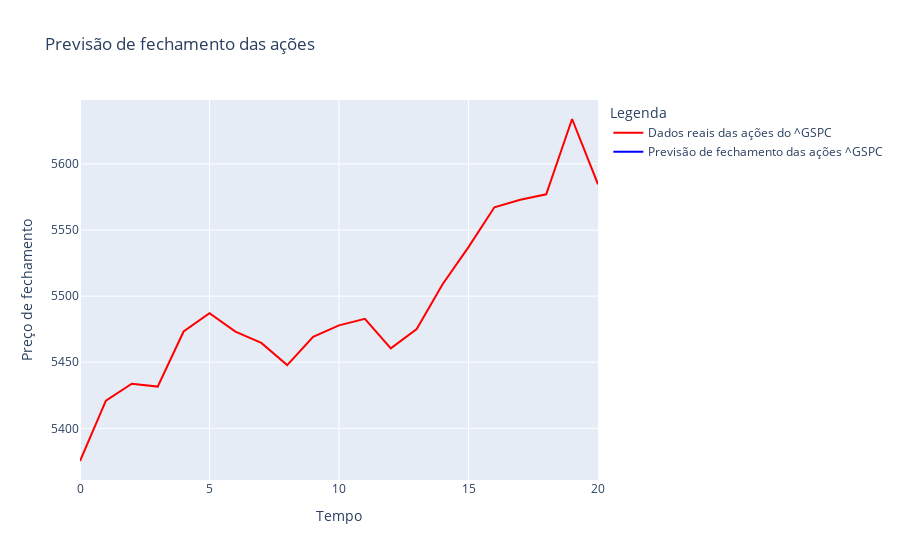

Notebook code for this chart:
### Code cell
fig = go.Figure()

fig.add_trace(go.Scatter(x=list(range(len(closure_real))), y=closure_real, mode='lines', 
                         name=f'Dados reais das ações do {name}',
              line=dict(color='red')))

fig.add_trace(go.Scatter(x=list(range(len(final_variation))), y=final_variation, mode='lines',
                         name=f'Previsão de fechamento das ações {name}',
                         line=dict(color='blue')))

fig.update_layout(title='Previsão de fechamento das ações', xaxis_title='Tempo', yaxis_title='Preço de fechamento', legend_title='Legenda')

fig.show()

### Figure 1 — Plotly figure (JSON) as saved in the notebook; plotly's stock layout.template omitted (floating-point values rounded to 4 significant figures)
{"data": [{"line": {"color": "red"}, "mode": "lines", "name": "Dados reais das ações do ^GSPC", "type": "scatter", "x": [0, 1, 2, 3, 4, 5, 6, 7, 8, 9, 10, 11, 12, 13, 14, 15, 16, 17, 18, 19, 20], "y": [5375.0, 5421.0, 5434.0, 5432.0, 5473.0, 5487.0, 5473.0, 5465.0, 5448.0, 5469.0, 5478.0, 5483.0, 5460.0, 5475.0, 5509.0, 5537.0, 5567.0, 5573.0, 5577.0, 5634.0, 5585.0]}, {"line": {"color": "blue"}, "mode": "lines", "name": "Previsão de fechamento das ações ^GSPC", "type": "scatter", "x": [0, 1, 2, 3, 4, 5, 6, 7, 8, 9, 10, 11, 12, 13, 14, 15, 16, 17, 18, 19, 20], "y": [[226.4], [226.4], [226.4], [226.4], [226.4], [226.4], [226.4], [226.4], [226.4], [226.4], [226.4], [226.4], [226.4], [226.4], [226.4], [226.4], [226.4], [226.4], [226.4], [226.4], [226.4]]}], "layout": {"legend": {"title": {"text": "Legenda"}}, "title": {"text": "Previsão de fechamento das ações"}, "xaxis": {"title": {"text": "Tempo"}}, "yaxis": {"title": {"text": "Preço de fechamento"}}}}
